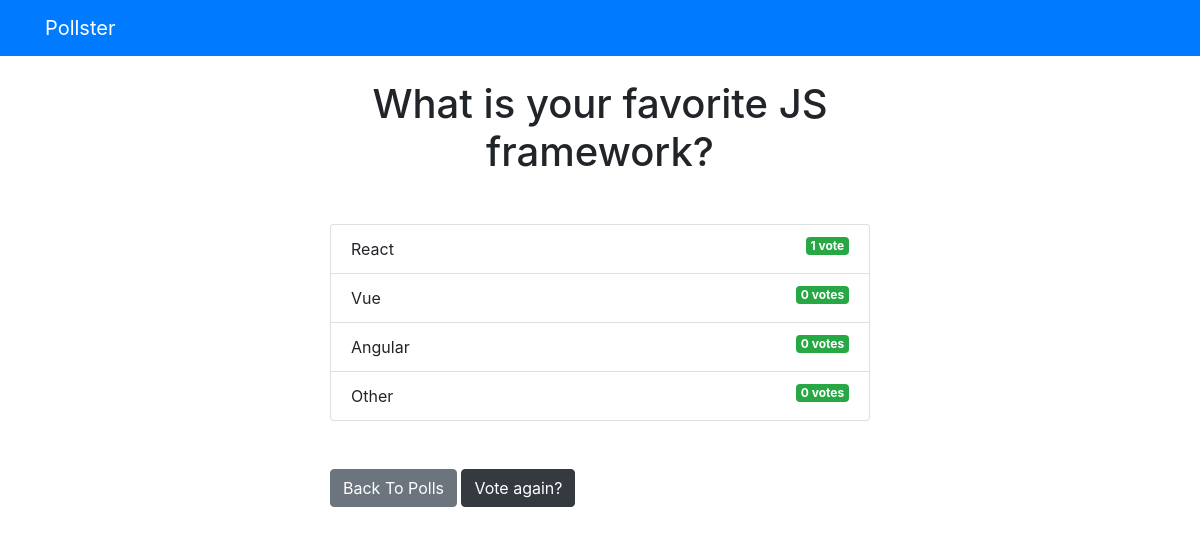
The page /polls/2/results/ on the database as committed earlier.
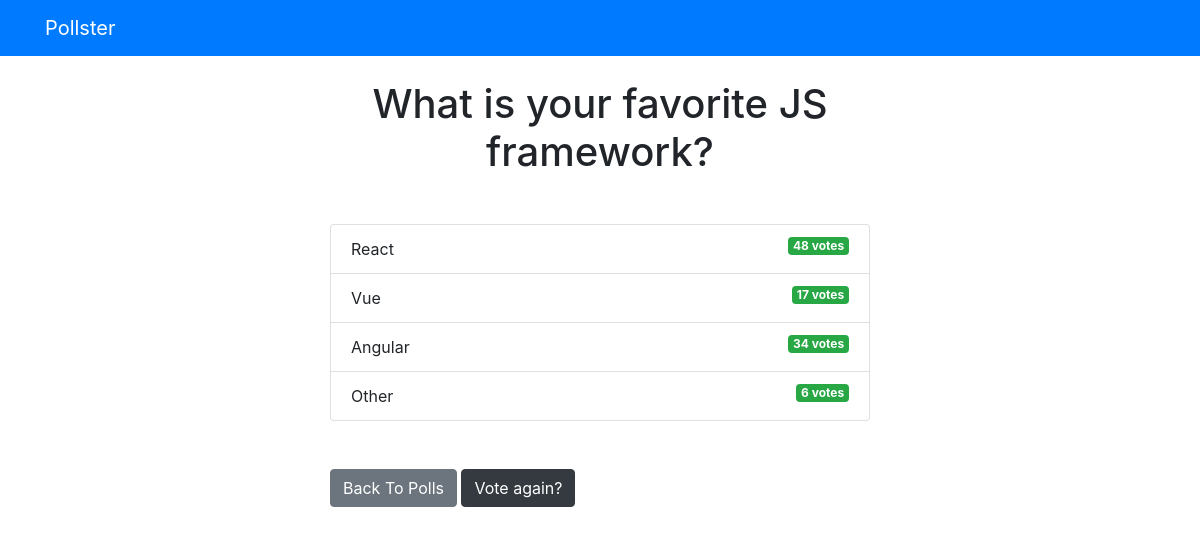
The same page on the database as committed later.
### polls/models.py (models this page shows, shortened)
class Question(models.Model):
    question_text = models.CharField(max_length=200)
    pub_date = models.DateTimeField('date published')

class Choice(models.Model):
    question = models.ForeignKey(Question, on_delete=models.CASCADE)
    choice_text = models.CharField(max_length=200)
    votes = models.IntegerField(default=0)

### polls/views.py (the view)
# urls.py: path('<int:question_id>/results/', views.results, name="results"),
def results(request, question_id):
    question = get_object_or_404(Question, pk=question_id)
    return render(request, 'polls/results.html', {'question': question})

### templates/polls/results.html (shortened to what this page needs)
{% extends 'base.html' %}
{% block content %}
<h1 class="mb-5 text-center">{{ question.question_text }}</h1>
<ul class="list-group mb-5">
	{% for choice in question.choice_set.all %}
	<li class="list-group-item">
		{{ choice.choice_text }}  <span class="badge badge-success float-right">{{ choice.votes }} vote{{ choice.votes | pluralize }}</span>
	</li>
	{% endfor %}
</ul>
<a class="btn btn-secondary" href="{% url 'polls:index' %}">Back To Polls</a>
<a class="btn btn-dark" href="{% url 'polls:detail' question.id %}">Vote again?</a>
{% endblock %}

### templates/base.html (shortened to what this page needs)
<!DOCTYPE html>
<html lang="en">
  <head>
    <link
      rel="stylesheet"
      href="https://stackpath.bootstrapcdn.com/bootstrap/4.3.1/css/bootstrap.min.css"
    />
  </head>
  <body>
    {% include 'partials/_navbar.html' %}
    <div class="container">
      <div class="row">
        <div class="col-md-6 m-auto">
          {% block content %}{% endblock %}
        </div>
      </div>
    </div>
  </body>
</html>

### templates/partials/_navbar.html
<nav class="navbar navbar-dark bg-primary mb-4">
	<div class="container">
		<a class="navbar-brand" href="/">Pollster</a>
	</div>
</nav>

Rows that differ between the two databases and show on the page:
changed Choice "React": votes "1" → "48"; votes|pluralize (not shown) → "s"
changed Choice "Vue": votes "0" → "17"
changed Choice "Angular": votes "0" → "34"
changed Choice "Other": votes "0" → "6"
